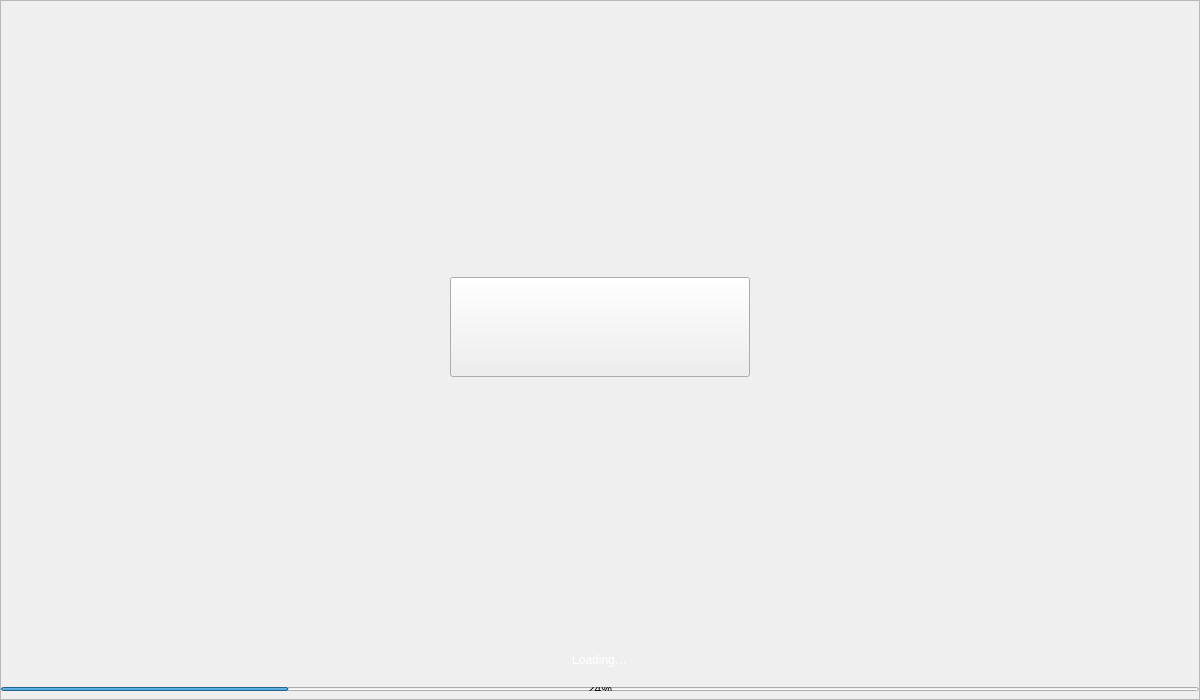
<?xml version="1.0" encoding="UTF-8"?>
<ui version="4.0">
 <class>Splash</class>
 <widget class="QWidget" name="Splash">
  <property name="geometry">
   <rect>
    <x>0</x>
    <y>0</y>
    <width>1200</width>
    <height>700</height>
   </rect>
  </property>
  <property name="minimumSize">
   <size>
    <width>0</width>
    <height>700</height>
   </size>
  </property>
  <property name="maximumSize">
   <size>
    <width>16777215</width>
    <height>700</height>
   </size>
  </property>
  <property name="windowTitle">
   <string>Form</string>
  </property>
  <layout class="QVBoxLayout" name="verticalLayout_2">
   <property name="spacing">
    <number>0</number>
   </property>
   <property name="leftMargin">
    <number>0</number>
   </property>
   <property name="topMargin">
    <number>0</number>
   </property>
   <property name="rightMargin">
    <number>0</number>
   </property>
   <property name="bottomMargin">
    <number>0</number>
   </property>
   <item>
    <widget class="QFrame" name="frame">
     <property name="minimumSize">
      <size>
       <width>750</width>
       <height>520</height>
      </size>
     </property>
     <property name="styleSheet">
      <string notr="true"/>
     </property>
     <property name="frameShape">
      <enum>QFrame::StyledPanel</enum>
     </property>
     <property name="frameShadow">
      <enum>QFrame::Raised</enum>
     </property>
     <layout class="QVBoxLayout" name="verticalLayout">
      <property name="spacing">
       <number>0</number>
      </property>
      <property name="leftMargin">
       <number>0</number>
      </property>
      <property name="topMargin">
       <number>0</number>
      </property>
      <property name="rightMargin">
       <number>0</number>
      </property>
      <property name="bottomMargin">
       <number>0</number>
      </property>
      <item>
       <spacer name="verticalSpacer_2">
        <property name="orientation">
         <enum>Qt::Vertical</enum>
        </property>
        <property name="sizeHint" stdset="0">
         <size>
          <width>20</width>
          <height>40</height>
         </size>
        </property>
       </spacer>
      </item>
      <item alignment="Qt::AlignHCenter">
       <widget class="QToolButton" name="imgLogo">
        <property name="minimumSize">
         <size>
          <width>300</width>
          <height>100</height>
         </size>
        </property>
        <property name="maximumSize">
         <size>
          <width>300</width>
          <height>100</height>
         </size>
        </property>
        <property name="text">
         <string/>
        </property>
       </widget>
      </item>
      <item>
       <spacer name="verticalSpacer">
        <property name="orientation">
         <enum>Qt::Vertical</enum>
        </property>
        <property name="sizeHint" stdset="0">
         <size>
          <width>20</width>
          <height>40</height>
         </size>
        </property>
       </spacer>
      </item>
      <item alignment="Qt::AlignHCenter">
       <widget class="QLabel" name="lblMessage">
        <property name="minimumSize">
         <size>
          <width>0</width>
          <height>30</height>
         </size>
        </property>
        <property name="styleSheet">
         <string notr="true">color:white;</string>
        </property>
        <property name="text">
         <string>Loading…</string>
        </property>
        <property name="alignment">
         <set>Qt::AlignHCenter|Qt::AlignTop</set>
        </property>
       </widget>
      </item>
      <item>
       <widget class="QWidget" name="layoutProgress" native="true">
        <property name="minimumSize">
         <size>
          <width>0</width>
          <height>8</height>
         </size>
        </property>
        <property name="maximumSize">
         <size>
          <width>16777215</width>
          <height>8</height>
         </size>
        </property>
        <layout class="QHBoxLayout" name="horizontalLayout">
         <property name="spacing">
          <number>0</number>
         </property>
         <property name="leftMargin">
          <number>0</number>
         </property>
         <property name="topMargin">
          <number>4</number>
         </property>
         <property name="rightMargin">
          <number>0</number>
         </property>
         <property name="bottomMargin">
          <number>0</number>
         </property>
         <item>
          <widget class="QProgressBar" name="progressBar">
           <property name="value">
            <number>24</number>
           </property>
          </widget>
         </item>
        </layout>
       </widget>
      </item>
      <item>
       <spacer name="verticalSpacer_3">
        <property name="orientation">
         <enum>Qt::Vertical</enum>
        </property>
        <property name="sizeType">
         <enum>QSizePolicy::Fixed</enum>
        </property>
        <property name="sizeHint" stdset="0">
         <size>
          <width>20</width>
          <height>8</height>
         </size>
        </property>
       </spacer>
      </item>
     </layout>
    </widget>
   </item>
  </layout>
 </widget>
 <resources/>
 <connections/>
</ui>
